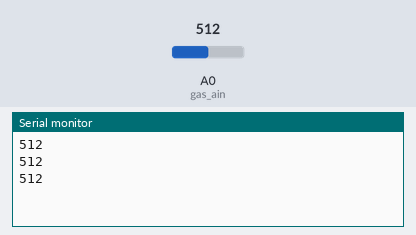
Simulated run of this sketch. Board: Arduino Uno, built with avr-gcc and run on an emulated ATmega328P. Shown: the last lines printed to the serial monitor. The test bench sets the inputs (shaded band); at power-on: A0 (gas_ain) = 512.

Above: at 1.3 s.
1.4 s: A0 (gas_ain) set to 716
At 1.9 s:
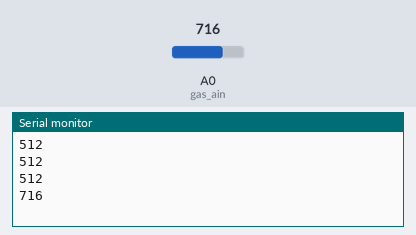
2.9 s: A0 (gas_ain) set to 900
At 3.4 s:
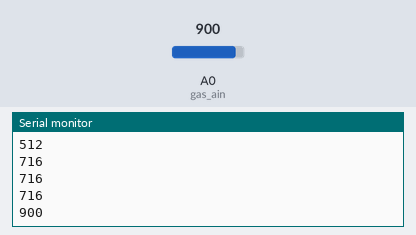
Timing chart, 0 to 5.9 s (numbered marks = the images above; inputs shaded):
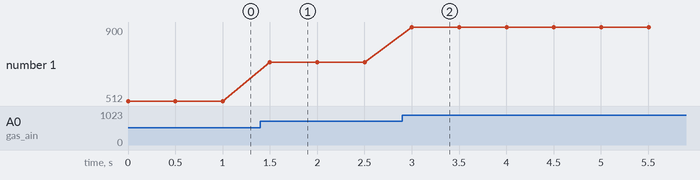

The sketch:

alcohol-sensor.ino
```cpp
int gas_din = 2;
int gas_ain = A0;
int ad_value;

void setup() {
  pinMode(gas_din, INPUT);
  pinMode(gas_ain, INPUT);
  Serial.begin(9600);
}

void loop()
{
  ad_value = analogRead(gas_ain);
//  if (digitalRead(gas_din) == LOW) {
//    Serial.println("alcohol detected");
//  } else {
//    Serial.println("alcohol not detected");
//  }
  Serial.println(ad_value);
  delay(500);
}
```

Measured:
- after the input at 1.4 s, the serial monitor: prints a new line after 0.10 s (image 1)
- after the input at 2.9 s, the serial monitor: prints a new line after 0.10 s (image 2)
- plotted number 1: 512 → 716 after the input at 1.4 s, 716 → 900 after the input at 2.9 s
